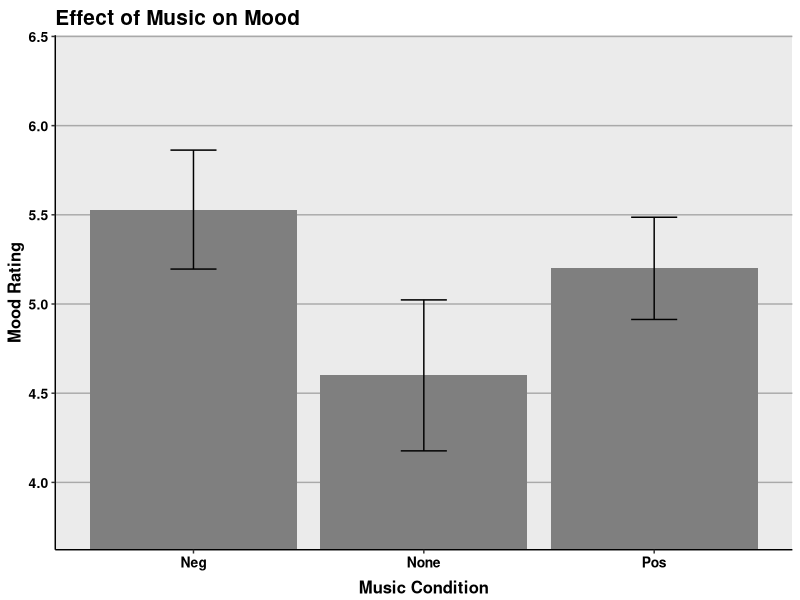
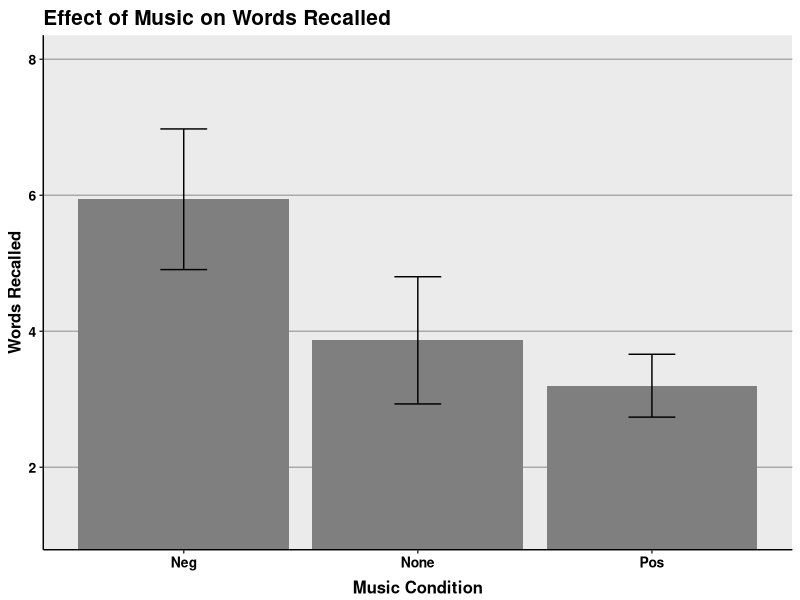

Write the R code that produced these figures, in order.
## ---- chunk 1
dat<-read.csv("EffectsofMusiconMood.csv")
## ---- chunk 2
str(dat)
## ---- chunk 3
summary(aov(Mood.Rating~Condition, data=dat))
## ---- chunk 4

library(ggplot2)
library(gplots)
library(dplyr)

temp<-dat%>%group_by(Condition)%>%
  summarize(means=mean(Mood.Rating),
            sems=sd(Mood.Rating)/sqrt(length(Mood.Rating)))

f<-ggplot(temp, aes(x=Condition,
                    y=means,
                    fill=Condition))+
  geom_bar(stat="identity",position=position_dodge())+
  scale_fill_manual(values=c("darkgreen","red","blue"),
                     name="Music",
                     breaks=c("neg","no", "pos"),
                     labels=c("neg", "no", "pos"))+
  geom_errorbar(aes(ymax=means+sems,
                    ymin=means-sems),
                width=.2,
                position=position_dodge(.9))+
  ggtitle("Effect of Music on Mood")+
  labs(x="Music Condition",y="Mood Rating")+
  theme(plot.title=element_text(size=15,face="bold",vjust=.5))+
  theme(axis.title.x=element_text(size=12,face="bold",vjust=-.25))+
  theme(axis.title.y=element_text(size=12,face="bold",vjust=1))+
  theme(axis.text.x=element_text(size=10,face="bold",color="black"))+
  theme(axis.text.y=element_text(size=10,face="bold",color="black"))+
  coord_cartesian(ylim=c(min(temp$means)-2*max(temp$sems),
                         max(temp$means)+2*max(temp$sems)))+
  theme(panel.border=element_blank(),axis.line=element_line())+
  theme(panel.grid.major.x=element_blank())+
  theme(panel.grid.major.y=element_line(color="darkgrey"))+
  theme(panel.grid.minor.y=element_blank())+
  theme(legend.position=c(.4,.76))+
  theme(legend.background=element_blank())+
  theme(legend.background=element_rect(color="black"))+
  theme(legend.title=element_blank())+
  theme(legend.title=element_text(size=12))+
  theme(legend.title.align=.5)+
  theme(legend.text=element_text(size=10,face="bold"))
f
## ---- chunk 5
summary(aov(Words.Correct~Condition, data=dat))
## ---- chunk 6

library(ggplot2)
library(gplots)
library(dplyr)

temp<-dat%>%group_by(Condition)%>%
  summarize(means=mean(Words.Correct),
            sems=sd(Words.Correct)/sqrt(length(Words.Correct)))

f<-ggplot(temp, aes(x=Condition,
                    y=means,
                    fill=Condition))+
  geom_bar(stat="identity",position=position_dodge())+
  scale_fill_manual(values=c("darkgreen","red","blue"),
                     name="Music",
                     breaks=c("neg","no", "pos"),
                     labels=c("Neg", "No", "Pos"))+
  geom_errorbar(aes(ymax=means+sems,
                    ymin=means-sems),
                width=.2,
                position=position_dodge(.9))+
  ggtitle("Effect of Music on Words Recalled")+
  labs(x="Music Condition",y="Words Recalled")+
  theme(plot.title=element_text(size=15,face="bold",vjust=.5))+
  theme(axis.title.x=element_text(size=12,face="bold",vjust=-.25))+
  theme(axis.title.y=element_text(size=12,face="bold",vjust=1))+
  theme(axis.text.x=element_text(size=10,face="bold",color="black"))+
  theme(axis.text.y=element_text(size=10,face="bold",color="black"))+
  coord_cartesian(ylim=c(min(temp$means)-2*max(temp$sems),
                         max(temp$means)+2*max(temp$sems)))+
  theme(panel.border=element_blank(),axis.line=element_line())+
  theme(panel.grid.major.x=element_blank())+
  theme(panel.grid.major.y=element_line(color="darkgrey"))+
  theme(panel.grid.minor.y=element_blank())+
  theme(legend.position=c(.4,.76))+
  theme(legend.background=element_blank())+
  theme(legend.background=element_rect(color="black"))+
  theme(legend.title=element_blank())+
  theme(legend.title=element_text(size=12))+
  theme(legend.title.align=.5)+
  theme(legend.text=element_text(size=10,face="bold"))
f
## ---- chunk 7
mean(dat$Words.Correct[dat$Condition=="Neg"])
mean(dat$Words.Correct[dat$Condition=="Pos"])
mean(dat$Words.Correct[dat$Condition=="None"])
## ---- chunk 8
t.test(dat$Words.Correct[dat$Condition=="None"],
dat$Words.Correct[dat$Condition=="Pos"],
var.equal=TRUE)
## ---- chunk 9
t.test(dat$Words.Correct[dat$Condition=="None"],
dat$Words.Correct[dat$Condition=="Neg"],
var.equal=TRUE)
## ---- chunk 10
t.test(dat$Words.Correct[dat$Condition=="Neg"],
dat$Words.Correct[dat$Condition=="Pos"],
var.equal=TRUE)
